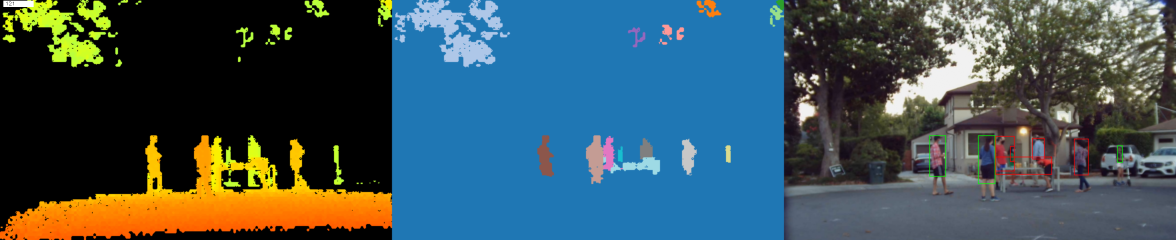
#> input picture oyla/apps/tmp.png, 3528 x 720 px (shown at 1/3 size)
$ python -i utils.py   (imports and definitions only)
#> lines starting #> are read from the running program, lines starting #| are printed output that depends on the picture
#> further down, picture is the input picture: shape (720, 3528, 3); mean B, G, R 89.5, 83.3, 62
##################################################################################################
#                                                                                                #
# Author:            Oyla                                                                        #
# Creation:          20.04.2019                                                                  #
# Version:           1.0                                                                         #
# Revision history:  Initial version                                                             #
# Description                                                                                    #
#         utilties function like reading parameters from csv file, plotting,                     #
#                   animating frames to make movie                                               #
##################################################################################################


#import pylab as pl
from mpl_toolkits.axes_grid1 import make_axes_locatable
import cv2
import matplotlib.animation as animation
#import matplotlib.pyplot as plt
import csv
import numpy as np
import scipy.io
from matplotlib import cm
from oyla.mvc.filters import filters_in_use, filter_recipie
from numba import jit
# (server.sendCommand("getModulationFrequencies")[::2])

AMPLITUDE_SATURATION = 65400
ADC = 65500
LOW_AMPLITUDE = 65300
MAX_PHASE = 30000.0
MAX_AMPLITUDE = 2047
GRAYSCALE_SATURATION = 4095
THRESHOLDED_PHASE = 0
THRESHOLDED_AMPL = 0
CAMERA_VERSION = ['espros','oyla_2_camera','oyla_1_camera_v0','oyla_1_camera_v1','oyla_1_camera_v2','oyla_1_camera_v3_cds','oyla_1_camera_v3_dus']
FOV  =[(90,70),(30,10),(44,33),(44,33),(44,33),(44,33),(44,33)]


# [114 lines left out: functions getComparedHDRAmplitudeImage_vectorized, stitch_frame, phase_to_distance, transformation3_, not called in this run]


def transformation3(IM, transform_types='cartesian',fov_angle=94,fov_angle_o = None,no_data_indices = None):
    '''
    To do spherical (i,j, rcm) into (x,y,z) where rcm is range in cm, i,j are pixel indices
    Input IM (rcm) range data in cm
    Output x, y, z in rcm in spherical coordinates. If cartesian transform then only transformation is removal of no_data_ind
    '''
#> called with transform_types = 'cartesian', fov_angle = 94

    # if ambiguity_distance:
    #     IM_new = np.rint((int(ambiguity_distance)*(IM/MAX_PHASE)))
    IM_new = IM
    width = IM_new.shape[0]
#> width = 720
    height = IM_new.shape[1]
#> height = 3528
    #print(width, height,fov_angle, fov_angle_o)
    # needed for sphericcal to cartesian
    alfa0 = fov_angle * np.pi/ 360.0;
    step = 2*alfa0/width;
#> step = 0.00228
    if fov_angle_o is not None:
        beta0 = fov_angle_o * np.pi/ 360.0;
        step_o = 2*beta0/height;
    else:
        step_o = step
#> step_o = 0.00228
    #print(width,height,fov_angle,fov_angle_o)
    beta_array = (np.resize(np.arange(height) - height/2,(width,height)))*step_o
    beta_array_cos = np.cos(beta_array)
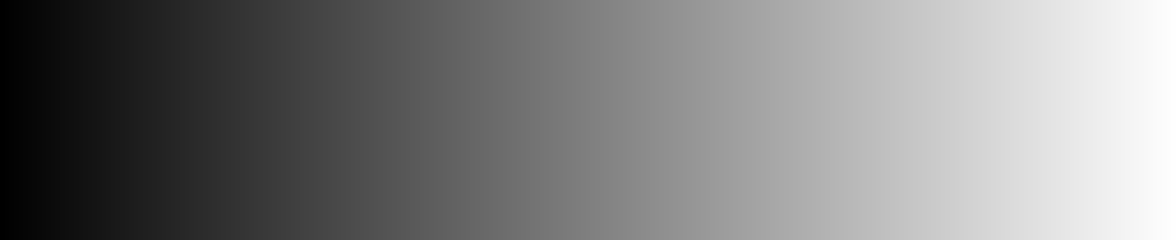
#> beta_array: shape (720, 3528) float64 (shown at 1/3 size); min -4.02, max 4.02, mean -0.00114; drawn with min black and max white
    beta_array_sin = np.sin(beta_array)
    alpha_array = (np.resize(np.arange(width)- width/2,(height,width)).transpose() )*step
    alpha_array_cos = np.cos(alpha_array)
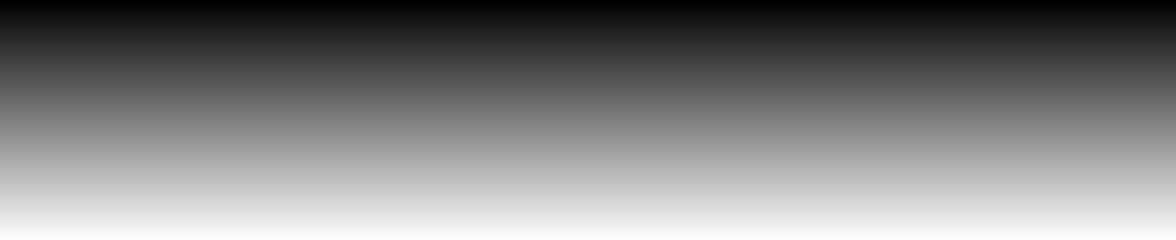
#> alpha_array: shape (720, 3528) float64 (shown at 1/3 size); min -0.82, max 0.818, mean -0.00114; drawn with min black and max white
    alpha_array_sin = np.sin(alpha_array)

    #multipication by 100 to take into cm which is needed according to espros (must be something to do with focal length)
    if(transform_types =='cartesian'):
#> (the run stopped early here; a loop or call above may not have finished)
